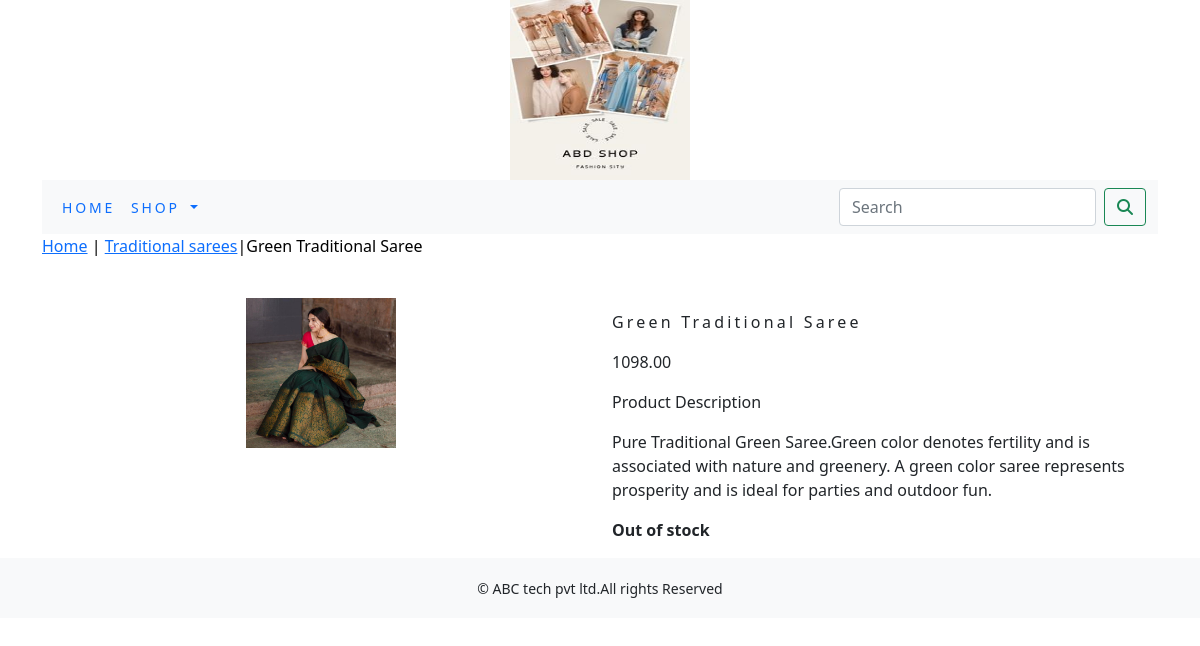
Screenshot of /shop/traditional-sarees/green-traditional-saree/ with the database file from the repository.
### shop/models.py (models this page shows, shortened)
class Product(models.Model):
    name=models.CharField(max_length=250,unique=True)
    slug=models.SlugField(max_length=250,unique=True)
    description=models.TextField(blank=True)
    price=models.DecimalField(max_digits=10,decimal_places=2)
    category=models.ForeignKey(Category,on_delete=models.CASCADE)
    image=models.ImageField(upload_to='product',blank=True)
    stock=models.IntegerField()
    available=models.BooleanField(default=True)
    created=models.DateTimeField(auto_now_add=True)
    updated=models.DateTimeField(auto_now=True)
    class Meta:
        ordering=('name',)
        verbose_name='product'
        verbose_name_plural='products'

class Category(models.Model):
    name=models.CharField(max_length=250,unique=True)
    slug=models.SlugField(max_length=250,unique=True)
    description=models.TextField(blank=True)
    image=models.ImageField(upload_to='category',blank=True)
    class Meta:
        ordering=('name',)
        verbose_name='category'
        verbose_name_plural='categories'
    def get_url(self):
        return reverse('shop:products_by_category',args=[self.slug])
    def __str__(self):
        return '{}'.format(self.name)

### shop/views.py (the view)
# urls.py: path('<slug:c_slug>/<slug:product_slug>/',views.proDetail,name='prodCatdetail')
def proDetail(request,c_slug,product_slug):
     try:
         product=Product.objects.get(category__slug=c_slug,slug=product_slug)
     except Exception as e:
         raise e
     return render(request,'product.html',{'product':product})

### cart/context_processors.py (called while the page is built)
def counter(request):
    item_count=0
    if 'admin' in request.path:
        return{}
    else:
        try:
            cart=Cart.objects.filter(cart_id=_cart_id(request))
            car_items=CartItem.objects.all().filter(cart=cart[:1])
            for cart_item in car_items:
                item_count += cart_item.quantity
        except Cart.DoesNotExist:
            item_count =0
    return dict(item_count=item_count)

### cart/views.py (called while the page is built)
def _cart_id(request):
    cart=request.session.session_key
    if not cart:
        cart=request.session.create()
    return cart

### shop/context_processors.py (called while the page is built)
def menu_links(request):
    links=Category.objects.all()
    return dict(links=links)

### template/product.html (shortened to what this page needs)
{% extends 'base.html' %}
{% load static %}
{% block content %}
<div class="row my_prod_row_class">
    <div class="mx_auto">
        <p><a href="{% url 'shop:allProdCat' %}">Home</a> | <a href ="{{product.category.get_url}}">{{product.category}}</a>|{{product.name}}</p>
</div>
</div>
<div class="container">
<br>
<div class="row">
    <div class="col-12 col-sm-12 col-md-12 col-lg-6 text-center">
        <div style="min-width:18rem">
            <img src="{{product.image.url}}" alt="{{product.name}}" style="width:150px; height:150px;">
        </div>
    </div>
        <div class="col-12 col-sm-12 col-md-12 col-lg-6">
            <div>
        <h1 class="my_prod_title">{{product.name}}</h1>
        <p>{{product.price}}</p>
        <p class="my_title">Product Description</p>
        <p class="text-justify my_rod_text">{{product.description}}</p>
        {% if product.stock <= 0 %}
        <p class="text-justify my_prod_text"><b>Out of stock</b></p>
        {% else %}
        <a class="btn btn-secondary" href="{% url 'cart:add_cart' product.id %}">Add to Cart</a>
        {% endif %}
    </div>
</div>
        </div>
</div>
{% endblock %}

### static/css/custom.css (style rules this page uses)
body { font-family: 'Roboto', sans-serif; }
.my_title { font-size:16px; text_transform:uppercase; }
.my_prod_row_class { padding-top:15px padding-bottom:20px }
.my_prod_row_class .mx_auto { color:#000; font-size:12px text-decoration:none; }
.my_prod_title { font-size:16px; text_transform:uppercase; letter-spacing:.2em; padding-top:15px; padding-bottom:10px; }
.my_prod_text { padding-right:20px; }

### rows the page displays
Product: category "Traditional sarees", name "Green Traditional Saree", image (picture), price "1098.00", description "Pure Traditional Green Saree.Green color denotes fertility and is associated with nature and greenery. A green color saree represents prosperity and is ideal for parties and outdoor fun."
